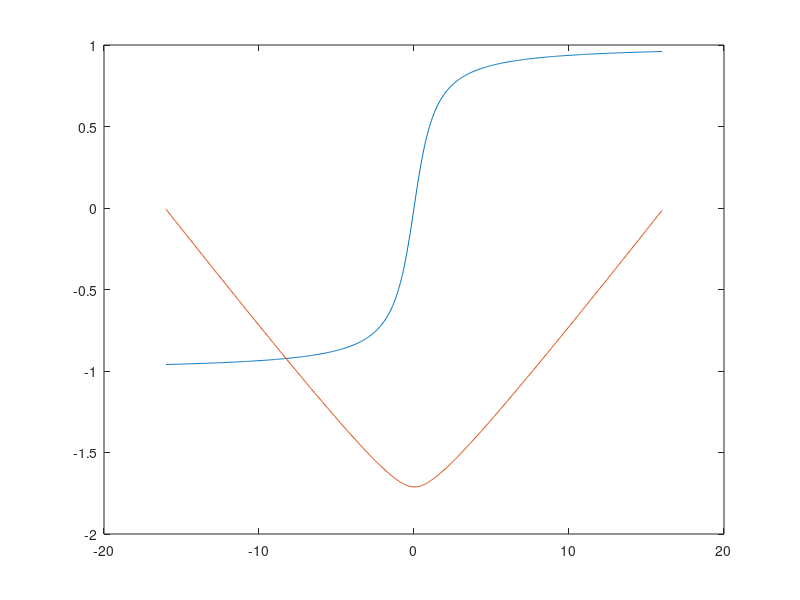

Source code (MATLAB):
clear all


y(1) = 1;
x = -16:1/16:16;

m = length(x) - 1;
k = 1;
%for n = 1:length(x) - 1
%
%	y(n + 1) = n/m *(y(n) - k/n);
%%	k = k * k;
%endfor

%y = (1 -  x.**2 ./ (x.**2 + 1));

%y =  x ./ (x - 1);
y =  atan(x) .* 2 ./ pi;

z(1) = y(1);

for n = 1:length(x) - 1
	z(n + 1) = z(n) + y(n);
endfor

plot(x, y, x, z / 128);

